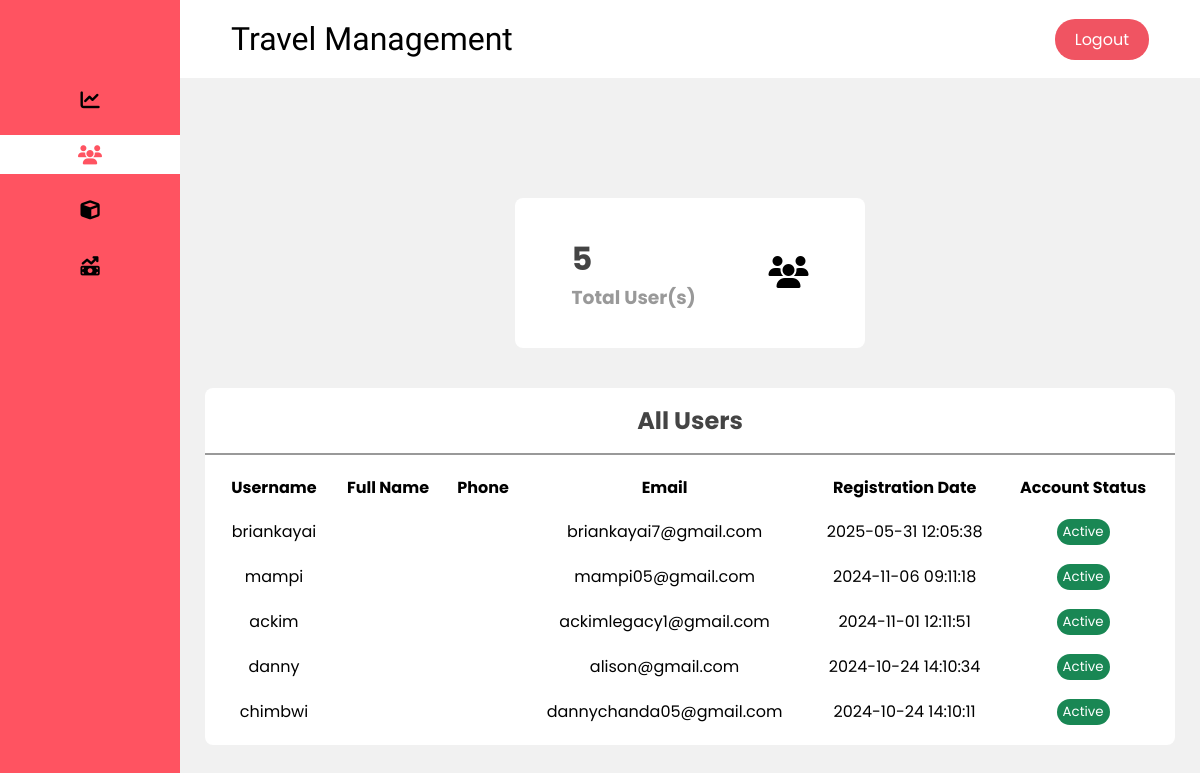
Screenshot of /auth/users.php (signed in) with the database file from the repository.
### tables this page shows
CREATE TABLE `users` (
  `id` int(10) NOT NULL,
  `username` varchar(50) NOT NULL,
  `user_pass` varchar(255) NOT NULL,
  `email` varchar(100) NOT NULL,
  `date_created` timestamp NOT NULL DEFAULT current_timestamp(),
  `is_admin` int(10) DEFAULT 0,
  `phone` varchar(15) DEFAULT NULL,
  `address` text DEFAULT NULL,
  `full_name` varchar(255) NOT NULL,
  `account_status` int(10) DEFAULT 1
);

### app/_dbConnection.php (called while the page is built, shortened)
<?php
class Database
{
    private $db_host = "localhost";
    private $db_user = "root";
    private $db_password = "";
    private $db_name = "triptrip";
    protected function connect()
    {
        try {
            $this->conn = new mysqli($this->db_host, $this->db_user, $this->db_password, $this->db_name);
        } catch (mysqli_sql_exception) {
            die(header("HTTP/1.0 503 Service Unavailable Error"));
        }
    }
}
class Users extends Database
{
    public function getAllUsers($limit = 1000)
    {
        $sql = "SELECT * FROM users WHERE is_admin = 0 ORDER BY date_created DESC LIMIT $limit ";
        $result = $this->conn->query($sql);
        return $result;
    }
    public function getUsersCount()
    {
        $sql = "SELECT * FROM users WHERE is_admin = 0";
        $result = $this->conn->query($sql);
        return $result->num_rows;
    }
}

### auth/users.php (the view, shortened to what this page needs)
<!DOCTYPE html>
<html lang="en">
<?php include("./components/_head.php");
include_once("../app/_dbConnection.php");
$usersInstance = new Users();
$users = $usersInstance->getAllUsers();
$usersCount = $usersInstance->getUsersCount();
?>
<body>
    <div class="side-menu">
        <ul>
            <li><a href="./admin_dashboard.php"><i class="fa-solid fa-chart-line"></i><span>Dashboard</span></a></li>
            <li class="active"><a href="./users.php"><i class="fa-solid fa-users"></i><span>Users</span></a></li>
            <li><a href="./packages.php"><i class="fa-solid fa-cube"></i><span>Packages</span></a> </li>
            <li><a href="./sales.php"><i class="fa-solid fa-money-bill-trend-up"></i><span>Sales</span></a> </li>
        </ul>
    </div>
    <div class="container">
        <?php include("./components/_header.php") ?>
        <div class="content">
            <div class="cards">
                <div class="card">
                    <div class="box">
                        <h1><?php echo $usersCount ?></h1>
                        <h3>Total User(s)</h3>
                    </div>
                    <div class="icon-case">
                        <i class="fa-solid fa-users"></i>
                    </div>
                </div>
            </div>
            <div class="content-2">
                <div class="new-users">
                    <div class="title">
                        <h2>All Users</h2>
                    </div>
                    <div class="table-container">
                        <table>
                            <tr>
                                <th>Username</th>
                                <th>Full Name</th>
                                <th>Phone</th>
                                <th>Email</th>
                                <th>Registration Date</th>
                                <th>Account Status</th>
                            </tr>
                            <?php
                            while ($user = mysqli_fetch_assoc($users)) {
                                if ($user['account_status'] == 1) $flag = true;
                                else $flag = false;
                                echo "
                                <tr>
                                <td>" . $user['username'] . "</td>
                                <td>" . $user['full_name'] . "</td>
                                <td>" . $user['phone'] . "</td>
                                <td>" . $user['email'] . "</td>
                                <td>" . $user['date_created'] . "</td>
                                <td>
                                <form method='post' action='./services/_toggle_account_status.php'>";
                                if ($flag) {
                                    echo "
                                    <input name='id' type='hidden' value='" . $user['id'] . "'>
                                    <button type='submit' title='Click to toggle account status' class='cursor-pointer badge badge-success'>Active</button>
                                    ";
                                } else {
                                    echo "
                                    <input name='id' type='hidden' value='" . $user['id'] . "'>
                                    <button type='submit' title='Click to toggle account status' class='cursor-pointer badge badge-danger'>Inactive</button>
                                    ";
                                }
                                echo "</form>
                                </td>
                                </tr>";
                            }
                            ?>
                        </table>
                    </div>
                </div>
            </div>
        </div>
    </div>
</body>
</html>

### auth/assets/css/styles.css (style rules this page uses)
:root { --primary-color: #FF5361; --text-primary: #000; --text-shade: #999; --text-secondary: #fff; }
* { margin: 0; padding: 0; box-sizing: border-box; font-family: 'Poppins', sans-serif; }
body { background: #f1f1f1; display: flex; }
a { color: inherit; text-decoration: none; }
li { list-style: none; }
h1, h2 { color: #444; }
h3 { color: var(--text-shade); }
.title { display: flex; align-items: center; justify-content: space-around; padding: 15px 10px; border-bottom: 2px solid var(--text-shade); }
table { padding: 10px; width: 100%; }
th, td { text-align: left; padding: 8px; }
.side-menu { width: 15%; position: fixed; background: var(--primary-color); height: 100vh; display: flex; flex-direction: column; row-gap: 2rem; }
ul { margin-top: 5rem; display: grid; width: 100%; row-gap: 1rem; }
.side-menu li a { text-align: center; display: flex; align-items: center; column-gap: 1rem; font-size: 1.2rem; padding: 10px 40px; color: black; cursor: pointer; }
.side-menu li.active a { color: var(--primary-color); background: white; }
.container { position: absolute; right: 0; width: 85%; background: #f1f1f1; }
.container .content { position: relative; margin-top: 10vh; }
.container .content .cards { padding: 20px 15px; display: flex; align-items: center; justify-content: center; flex-wrap: wrap; }
.container .content .cards .card { height: 150px; max-width: 350px; width: 100%; padding: 20px; background: white; margin: 20px 10px; display: flex; align-items: center; justify-content: space-around; border-radius: 0.5rem; }
.container .content .cards .card i { font-size: 2rem; }
.container .content .content-2 .new-users { flex: 2; background: white; margin: 0 25px; display: flex; flex-direction: column; border-radius: 0.5rem; }
.container .content .content-2 .table-container { overflow-x: scroll; }
.container .content .content-2 .new-users table td,th { text-align: center; }
@media screen and (max-width: 1250px) { .side-menu { align-items: center; } }
@media screen and (max-width: 1250px) { .side-menu li a { justify-content: center; padding: 10px 0; } }
.badge { color: var(--text-secondary); border: none; outline: none; padding: 3px 6px; border-radius: 1rem; }
.badge.badge-success { background: #198754; }
.cursor-pointer { cursor: pointer; }

### rows the page displays
users: username "briankayai", email "briankayai7@gmail.com", date_created "2025-05-31 12:05:38"
users: username "mampi", email "mampi05@gmail.com", date_created "2024-11-06 09:11:18"
users: username "ackim", email "ackimlegacy1@gmail.com", date_created "2024-11-01 12:11:51"
users: username "danny", email "alison@gmail.com", date_created "2024-10-24 14:10:34"
users: username "chimbwi", email "dannychanda05@gmail.com", date_created "2024-10-24 14:10:11"

### other values shown
$usersCount "5"
